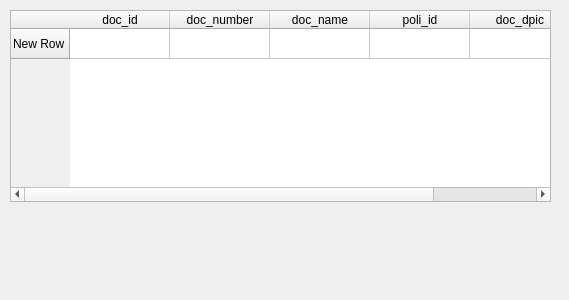
<?xml version="1.0" encoding="UTF-8"?>
<ui version="4.0">
 <class>Form</class>
 <widget class="QWidget" name="Form">
  <property name="geometry">
   <rect>
    <x>0</x>
    <y>0</y>
    <width>569</width>
    <height>300</height>
   </rect>
  </property>
  <property name="windowTitle">
   <string>Form</string>
  </property>
  <widget class="QTableWidget" name="tableWidget">
   <property name="geometry">
    <rect>
     <x>10</x>
     <y>10</y>
     <width>541</width>
     <height>192</height>
    </rect>
   </property>
   <row>
    <property name="text">
     <string>New Row</string>
    </property>
   </row>
   <column>
    <property name="text">
     <string>doc_id</string>
    </property>
   </column>
   <column>
    <property name="text">
     <string>doc_number</string>
    </property>
   </column>
   <column>
    <property name="text">
     <string>doc_name</string>
    </property>
   </column>
   <column>
    <property name="text">
     <string>poli_id</string>
    </property>
   </column>
   <column>
    <property name="text">
     <string>doc_dpic</string>
    </property>
   </column>
  </widget>
 </widget>
 <resources/>
 <connections/>
</ui>
